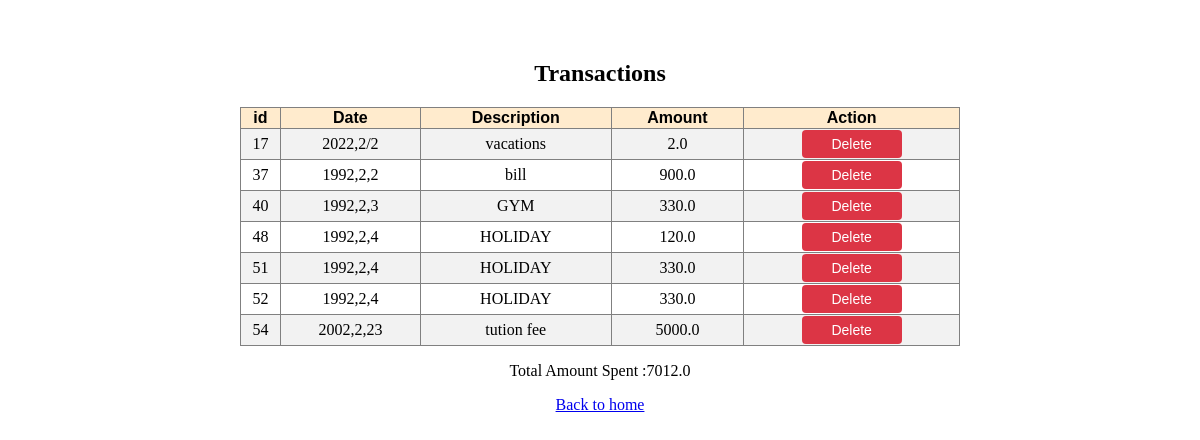
Before: /view_transactions with the older database file.
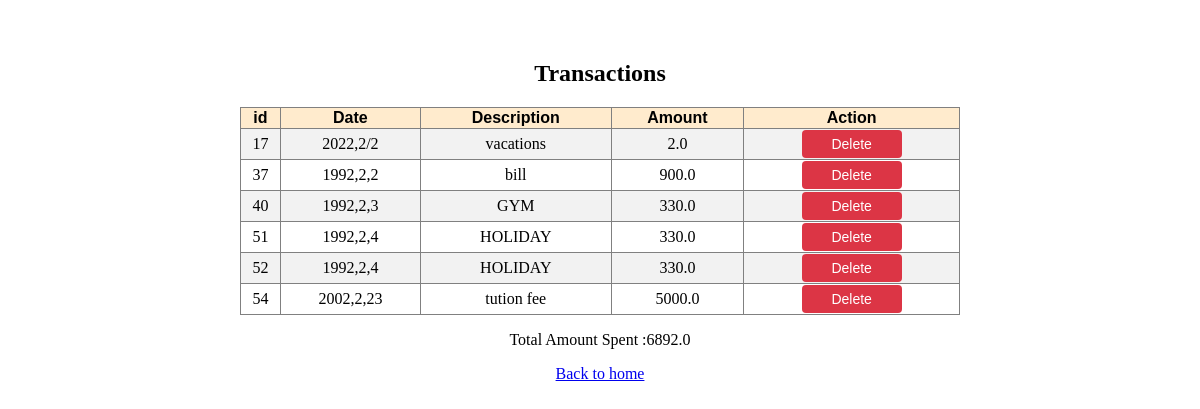
After: the same page with the newer database file.
### tables this page shows
CREATE TABLE transactions ( 
                id INTEGER PRIMARY KEY AUTOINCREMENT,
                date TEXT NOT NULL,
                description TEXT NOT NULL,
                amount REAL NOT NULL
            );

### app.py (the view)
@app.route('/view_transactions', methods = ['GET'])
def transactions():
    conn=sqlite3.connect('data/budget.db')
    cursor = conn.cursor()
    cursor.execute('SELECT * FROM transactions')
    transactions = cursor.fetchall()
    conn.close()
    total_spending =0
    for x in transactions:
        total_spending = total_spending + x[3]
    return render_template('transaction.html', transactions=transactions, Total_Amount = total_spending)

### templates/transaction.html (shortened to what this page needs)
<!DOCTYPE html>
<html lang="en">
<head>
    <link rel="stylesheet" href="{{url_for('static',filename='style.css')}}">
</head>
<body>
    <h2>Transactions</h2>
    <table border="1">
        <tr>
            <th> id </th>
            <th> Date </th>
            <th> Description </th>
            <th> Amount </th>
            <th> Action</th>
        </tr>
        {% for item in transactions %}
        <tr>
          <td>{{ item[0] }}</td>
          <td>{{ item[1] }}</td>
          <td>{{ item[2] }}</td>
          <td>{{ item[3] }}</td>
          <td>
            <form action="/delete_transaction" method="POST">
                <input  type="submit" value="Delete" class="del_btn">
              </form>
          </td>
        </tr>
        {% endfor %}
    </table>
    <p><p>Total Amount Spent :{{  Total_Amount  }}</p></p>
    <a href="/">Back to home</a>
</body>
</html>

### static/style.css (style rules this page uses)
body { max-width: 800px; margin: auto; padding: 40px; text-align: center; font-family:Cambria, Cochin, Georgia, Times, 'Times New Roman', serif; }
table { border-collapse: collapse; width: 90%; margin: auto; }
th { font-family: 'Franklin Gothic Medium', 'Arial Narrow', Arial, sans-serif; background-color: blanchedalmond; }
tr:nth-child(even) { background-color: #f2f2f2; }
.del_btn { padding: 6px 12px; font-size: 14px; width: 100px; background-color: #dc3545; color: white; border: none; border-radius: 4px; }
h2 { display: block; font-size: 1.5em; margin-top: 0.83em; margin-bottom: 0.83em; margin-left: 0; margin-right: 0; font-weight: bold; }

Changed rows visible on the page:
removed transactions: id "48", date "1992,2,4", description "HOLIDAY", amount "120.0"
Other visible differences:
{{ Total_Amount }}: "7012.0" → "6892.0"
